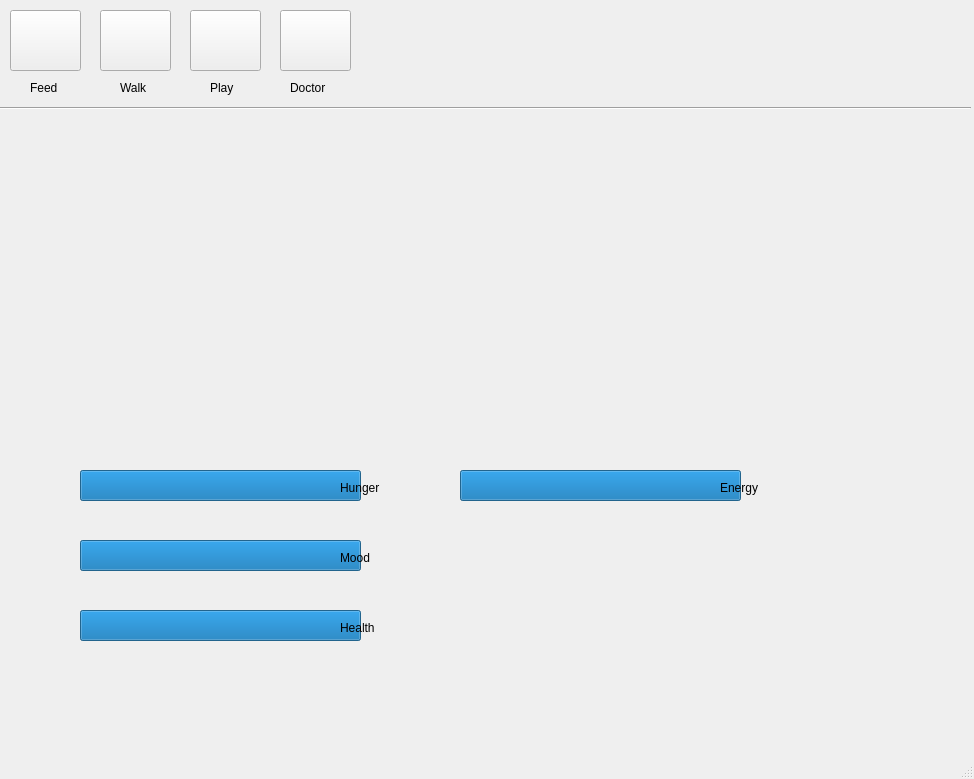
<?xml version="1.0" encoding="UTF-8"?>
<ui version="4.0">
 <class>mainWindow</class>
 <widget class="QMainWindow" name="mainWindow">
  <property name="geometry">
   <rect>
    <x>0</x>
    <y>0</y>
    <width>974</width>
    <height>779</height>
   </rect>
  </property>
  <property name="windowTitle">
   <string>Virtual pet</string>
  </property>
  <widget class="QWidget" name="centralwidget">
   <widget class="QProgressBar" name="progressBar">
    <property name="geometry">
     <rect>
      <x>80</x>
      <y>470</y>
      <width>281</width>
      <height>31</height>
     </rect>
    </property>
    <property name="value">
     <number>100</number>
    </property>
    <property name="format">
     <string/>
    </property>
   </widget>
   <widget class="QPushButton" name="feed_Button">
    <property name="geometry">
     <rect>
      <x>10</x>
      <y>10</y>
      <width>71</width>
      <height>61</height>
     </rect>
    </property>
    <property name="text">
     <string/>
    </property>
   </widget>
   <widget class="QPushButton" name="walk_Button">
    <property name="geometry">
     <rect>
      <x>100</x>
      <y>10</y>
      <width>71</width>
      <height>61</height>
     </rect>
    </property>
    <property name="text">
     <string/>
    </property>
   </widget>
   <widget class="QPushButton" name="play_Button">
    <property name="geometry">
     <rect>
      <x>190</x>
      <y>10</y>
      <width>71</width>
      <height>61</height>
     </rect>
    </property>
    <property name="text">
     <string/>
    </property>
   </widget>
   <widget class="QPushButton" name="doctor_Button">
    <property name="geometry">
     <rect>
      <x>280</x>
      <y>10</y>
      <width>71</width>
      <height>61</height>
     </rect>
    </property>
    <property name="text">
     <string/>
    </property>
   </widget>
   <widget class="QLabel" name="label_2">
    <property name="geometry">
     <rect>
      <x>30</x>
      <y>80</y>
      <width>55</width>
      <height>16</height>
     </rect>
    </property>
    <property name="text">
     <string>Feed</string>
    </property>
   </widget>
   <widget class="QLabel" name="label_3">
    <property name="geometry">
     <rect>
      <x>120</x>
      <y>80</y>
      <width>55</width>
      <height>16</height>
     </rect>
    </property>
    <property name="text">
     <string>Walk</string>
    </property>
   </widget>
   <widget class="QLabel" name="label_4">
    <property name="geometry">
     <rect>
      <x>210</x>
      <y>80</y>
      <width>55</width>
      <height>16</height>
     </rect>
    </property>
    <property name="text">
     <string>Play</string>
    </property>
   </widget>
   <widget class="QLabel" name="label_5">
    <property name="geometry">
     <rect>
      <x>290</x>
      <y>80</y>
      <width>55</width>
      <height>16</height>
     </rect>
    </property>
    <property name="text">
     <string>Doctor</string>
    </property>
   </widget>
   <widget class="Line" name="line">
    <property name="geometry">
     <rect>
      <x>0</x>
      <y>100</y>
      <width>971</width>
      <height>16</height>
     </rect>
    </property>
    <property name="orientation">
     <enum>Qt::Horizontal</enum>
    </property>
   </widget>
   <widget class="QLabel" name="label_6">
    <property name="geometry">
     <rect>
      <x>190</x>
      <y>130</y>
      <width>501</width>
      <height>301</height>
     </rect>
    </property>
    <property name="text">
     <string/>
    </property>
   </widget>
   <widget class="QProgressBar" name="progressBar_2">
    <property name="geometry">
     <rect>
      <x>80</x>
      <y>540</y>
      <width>281</width>
      <height>31</height>
     </rect>
    </property>
    <property name="value">
     <number>100</number>
    </property>
    <property name="format">
     <string/>
    </property>
   </widget>
   <widget class="QProgressBar" name="progressBar_3">
    <property name="geometry">
     <rect>
      <x>80</x>
      <y>610</y>
      <width>281</width>
      <height>31</height>
     </rect>
    </property>
    <property name="value">
     <number>100</number>
    </property>
    <property name="format">
     <string/>
    </property>
   </widget>
   <widget class="QLabel" name="label_7">
    <property name="geometry">
     <rect>
      <x>340</x>
      <y>480</y>
      <width>55</width>
      <height>16</height>
     </rect>
    </property>
    <property name="text">
     <string>Hunger</string>
    </property>
   </widget>
   <widget class="QLabel" name="label_8">
    <property name="geometry">
     <rect>
      <x>340</x>
      <y>550</y>
      <width>55</width>
      <height>16</height>
     </rect>
    </property>
    <property name="text">
     <string>Mood</string>
    </property>
   </widget>
   <widget class="QLabel" name="label_9">
    <property name="geometry">
     <rect>
      <x>340</x>
      <y>620</y>
      <width>55</width>
      <height>16</height>
     </rect>
    </property>
    <property name="text">
     <string>Health</string>
    </property>
   </widget>
   <widget class="QProgressBar" name="progressBar_4">
    <property name="geometry">
     <rect>
      <x>460</x>
      <y>470</y>
      <width>281</width>
      <height>31</height>
     </rect>
    </property>
    <property name="value">
     <number>100</number>
    </property>
    <property name="format">
     <string/>
    </property>
   </widget>
   <widget class="QLabel" name="label_10">
    <property name="geometry">
     <rect>
      <x>720</x>
      <y>480</y>
      <width>55</width>
      <height>16</height>
     </rect>
    </property>
    <property name="text">
     <string>Energy</string>
    </property>
   </widget>
  </widget>
  <widget class="QMenuBar" name="menubar">
   <property name="geometry">
    <rect>
     <x>0</x>
     <y>0</y>
     <width>974</width>
     <height>26</height>
    </rect>
   </property>
  </widget>
  <widget class="QStatusBar" name="statusbar"/>
  <action name="actionSleep">
   <property name="icon">
    <iconset>
     <normaloff>V-Pet Game/Sourses/sleep.png</normaloff>V-Pet Game/Sourses/sleep.png</iconset>
   </property>
   <property name="text">
    <string>Sleep</string>
   </property>
  </action>
  <action name="actionplay">
   <property name="icon">
    <iconset>
     <normaloff>V-Pet Game/Sourses/play.png</normaloff>V-Pet Game/Sourses/play.png</iconset>
   </property>
   <property name="text">
    <string>play</string>
   </property>
  </action>
  <action name="actionWalk">
   <property name="icon">
    <iconset>
     <normaloff>V-Pet Game/Sourses/walk.png</normaloff>V-Pet Game/Sourses/walk.png</iconset>
   </property>
   <property name="text">
    <string>Walk</string>
   </property>
  </action>
  <action name="actionFood">
   <property name="icon">
    <iconset>
     <normaloff>V-Pet Game/Sourses/food.png</normaloff>V-Pet Game/Sourses/food.png</iconset>
   </property>
   <property name="text">
    <string>Food</string>
   </property>
  </action>
  <action name="actionHelp">
   <property name="icon">
    <iconset>
     <normaloff>V-Pet Game/Sourses/help.png</normaloff>V-Pet Game/Sourses/help.png</iconset>
   </property>
   <property name="text">
    <string>Help</string>
   </property>
  </action>
 </widget>
 <resources/>
 <connections/>
</ui>
